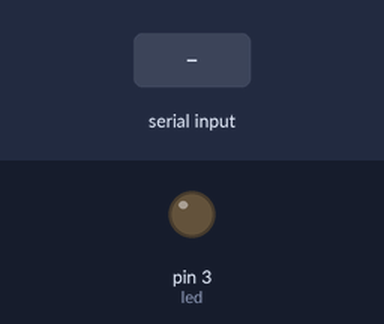
Bench run of a sketch on a simulated Arduino Uno, built with avr-gcc and run on an emulated ATmega328P. Shown: output pins drawn as LEDs (lit = HIGH). The inputs (shaded band) are chosen by the test bench.

Above: at 1.2 s.
1.3 s: "1\n" received over Serial
At 3.9 s:
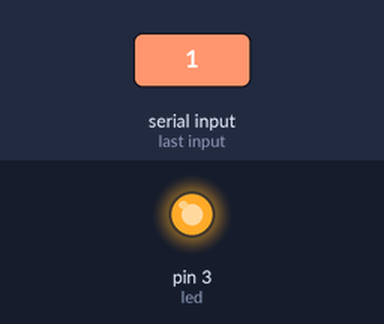
4.3 s: "2\n" received over Serial
At 7.1 s:
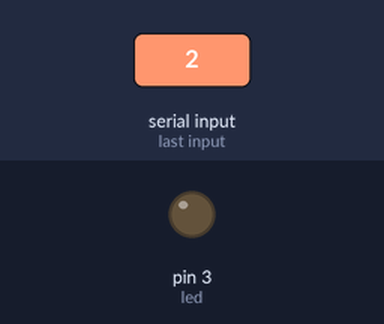
7.3 s: "1,90\n" received over Serial
At 9.0 s:
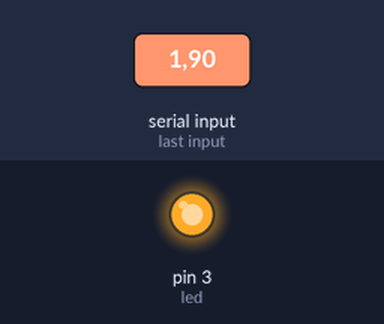
Timing chart, 0 to 10.5 s (numbered marks = the images above; inputs shaded):
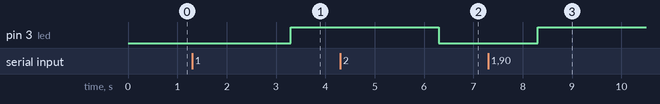

The sketch:

Test1.ino
```cpp
int led =3;

int data;
int count_led;
int speed_led;

void setup() {
  // put your setup code here, to run once:
  pinMode(led,OUTPUT);
  Serial.begin(9600);

}

void loop() {
  // put your main code here, to run repeatedly:
  while(Serial.available())
  {
    //data = Serial.read();

    data = Serial.parseInt();
    count_led = Serial.parseInt();
    speed_led = Serial.parseInt();

    if (data == 1)
    {
      digitalWrite(led,1);
    }
    else if (data == 2)
    {
      digitalWrite(led,0);
    }
    else if (data == 3)
    {
      for (int i=1; i<=count_led;i++)
      {
        digitalWrite(led,1);
        delay(speed_led);
        digitalWrite(led,0);
        delay(speed_led);
      }
    }
  }
  delay(1);

}
```

Measured:
- after the input at 1.3 s, pin 3 (led): LOW → HIGH after 2.0 s
- after the input at 4.3 s, pin 3 (led): HIGH → LOW after 2.0 s
- after the input at 7.3 s, pin 3 (led): LOW → HIGH after 1.0 s
